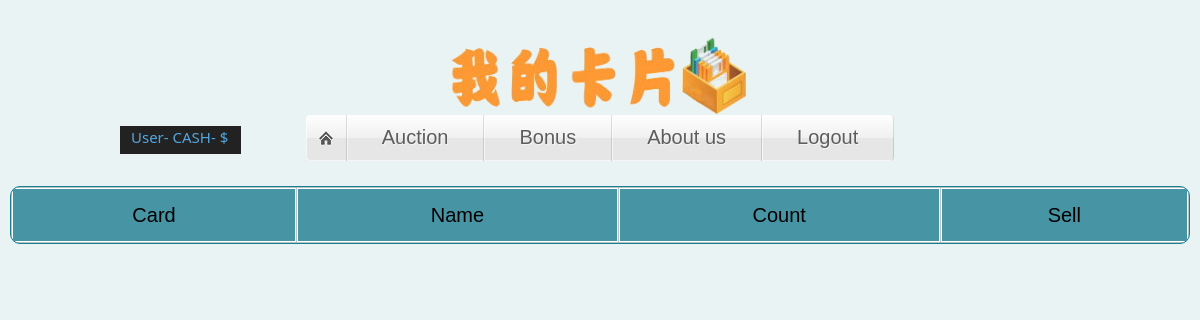
The app's page /showInventory.php (signed in), older data.
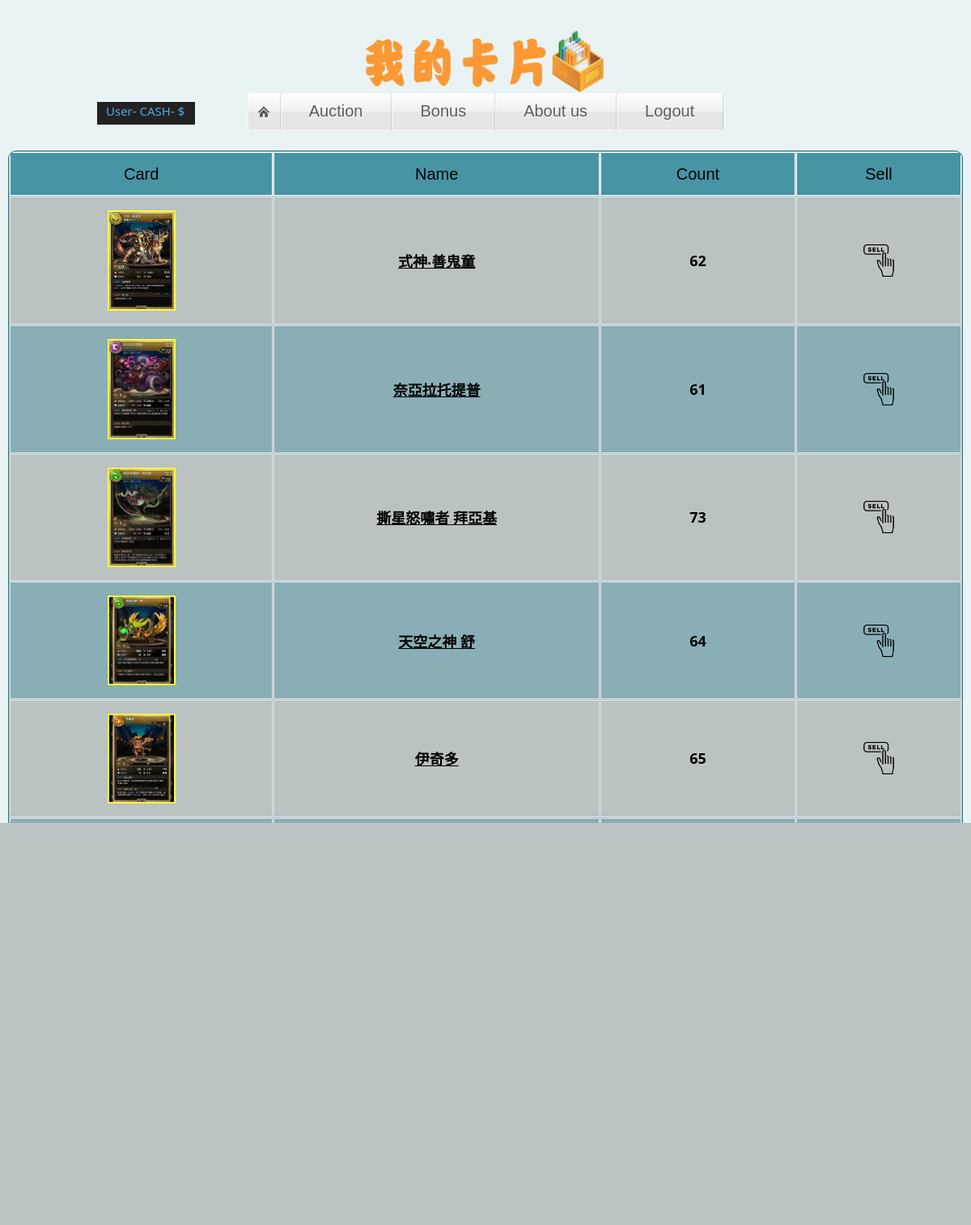
The same page, newer data.
### tables this page shows
CREATE TABLE `cardbag` (
  `playerid` int(255) NOT NULL,
  `cardid` int(11) NOT NULL,
  `count` int(255) NOT NULL
);

CREATE TABLE `card` (
  `cardid` int(10) NOT NULL,
  `name` varchar(15) DEFAULT NULL,
  `cardurl` varchar(255) NOT NULL
);

### showInventory.php (the view, shortened to what this page needs)
<html>
<head>
<link rel="stylesheet" type="text/css" href="css/index.css">
<link rel="stylesheet" type="text/css" href="css/styles.css">
<link rel="stylesheet" href="css/jquery.fancybox.css" type="text/css" media="screen" />
</head>
<body>
    <nav>
    	<img src="img/mycard.jpg" width="300px" height="80px"/>
        <ul class="fancyNav">
            <li id="home"><a href="showInventory.php" class="homeIcon">Home</a></li>
            <li id="acution"><a href="auction.php">Auction</a></li>
            <li id="bonus"><a href="php/getbonus.php">Bonus</a></li>
            <li id="about"><a href="#about">About us</a></li>
            <li id="logout"><a href="logout.php">Logout</a></li>
        </ul>
    </nav>
	<h2 id="userInfo" align="right" id="name">
	    <a id="username">User- <?php echo $_SESSION['name'] ?></a>
	    <a id="cash">CASH- $<?php echo $_SESSION['money'] ?></a>
	</h2>
<table class="dataViewer" width="1000" border="1" cellspacing="1" cellpadding="1" align="center">
    <th><h4>Card</h4></th>
    <th><h4>Name</h4></th>
    <th><h4>Count</h4></th>
    <th><h4>Sell</h4></th>
    <?php
		global $conn;
		$uid=$_SESSION['playerID'];
		$sql="select * from cardbag, card where cardbag.playerid=$uid and card.cardid = cardbag.cardid";
		$res=mysqli_query($conn, $sql) or die("failed to get player's card");
		if($res) {
		    while($card=mysqli_fetch_assoc($res)) {
		        $imgPath = "<a class='fancybox' rel='group' href='".$card['cardurl']."'><img style='border:2px solid #FFFF33' width='80px' src='".$card['cardurl']."' alt='' /></a>";
		        echo "<tr><td>".$imgPath."</td>";
		        echo "<td><h3><u>".$card['name']."</u></h3></td>";
		        echo "<td><h3>".$card['count']."</h3></td>";
		        echo "<td><a href=\"sellform.php?cid=".$card['cardid']."\"><img src='./img/sell-icon.png' width='40' height='40'></a>";
		        echo "</td></tr>";
		    }
		}
	?>
</table>
</body>
</html>

### css/index.css (style rules this page uses)
.dataViewer { margin: 1em 0; width: 100%; overflow: hidden; background: rgba(0, 0, 0, 0.2); color: #000; border-radius: 10px; border: 1px solid #167F92; }
.dataViewer tr { border: 1px solid #D9E4E6; }
.dataViewer tr:nth-child(odd) { background-color: rgba(10%,50%,60%,0.3); }
.dataViewer th { display: none; border: 1px solid #FFF; background-color: rgba(10%,50%,60%,0.6); color: #000; padding: 1em; }
.dataViewer th:first-child { display: table-cell; text-align: center; }
.dataViewer th:nth-child(2) { display: table-cell; }
.dataViewer th:nth-child(2):after { content: attr(data-th); }
@media (min-width: 480px) { .dataViewer th:nth-child(2):after { display: none; } }
.dataViewer td { display: block; word-wrap: break-word; max-width: 7em; }
.dataViewer td:first-child { display: table-cell; text-align: center; border-right: 1px solid #D9E4E6; }
@media (min-width: 480px) { .dataViewer td { border: 1px solid #D9E4E6; } }
.dataViewer th, .dataViewer td { text-align: center; margin: .5em 1em; }
@media (min-width: 480px) { .dataViewer th, .dataViewer td { display: table-cell; padding: 1em; } }
body { font-size: 0.98em; font-family: Arial, Helvetica, sans-serif; background-image:url(../img/bg2.png); background-attachment:fixed; background-repeat:no-repeat; background-color: #EAF3F3; text-align:center; }

Row changes from the older to the newer data that the page shows:
added cardbag: cardid.cardurl (picture), cardid.name "式神‧善鬼童", count "62"
added cardbag: cardid.cardurl (picture), cardid.name "奈亞拉托提普", count "61"
added cardbag: cardid.cardurl (picture), cardid.name "撕星怒嘯者 拜亞基", count "73"
added cardbag: cardid.cardurl (picture), cardid.name "天空之神 舒", count "64"
added cardbag: cardid.cardurl (picture), cardid.name "伊奇多", count "65"
added cardbag: cardid.cardurl (picture)
added cardbag: cardid.cardurl (picture)
added cardbag: cardid.cardurl (picture)
